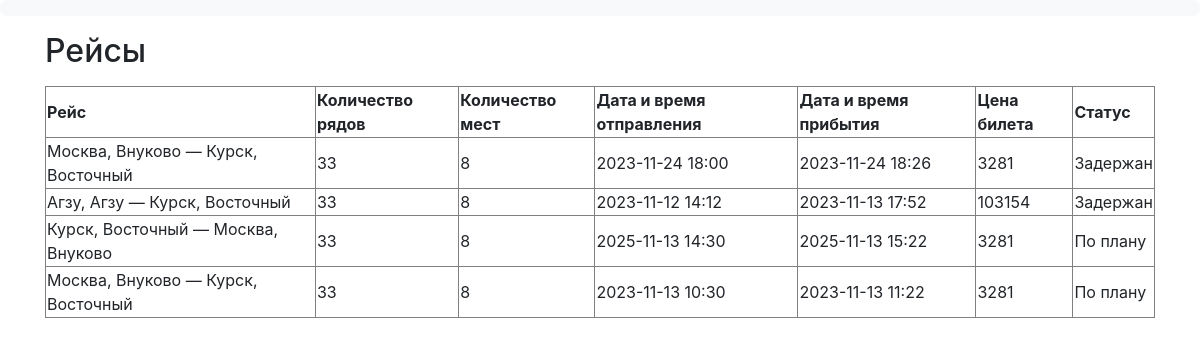
The page /client/flights on the database as committed earlier.
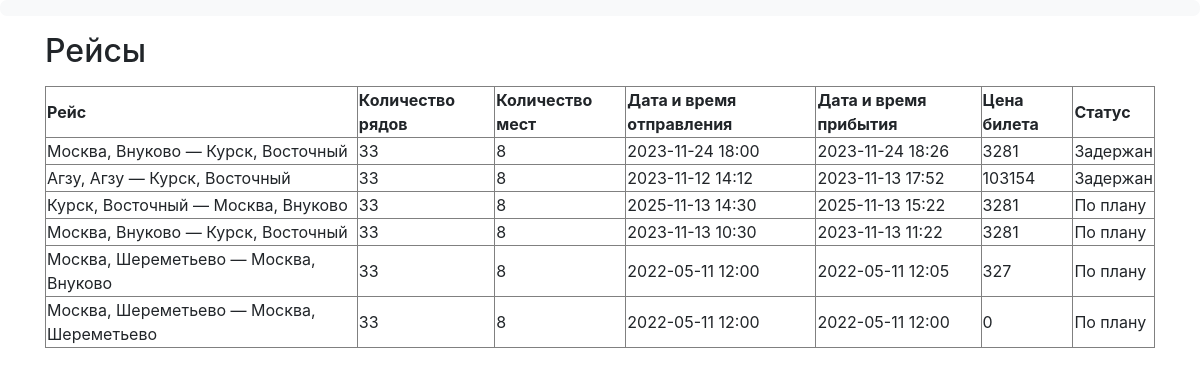
The same page on the database as committed later.
### data/airports.py (models this page shows)
class Airport(SqlAlchemyBase):
    __tablename__ = 'Airports'
    id = sa.Column(sa.Integer, primary_key=True, autoincrement=True, unique=True, nullable=False)
    name = sa.Column(sa.String, nullable=False)
    city = sa.Column(sa.String, nullable=False)

### data/flights.py (models this page shows)
class Flight(SqlAlchemyBase):
    __tablename__ = 'Flights'
    id = sa.Column(sa.Integer, primary_key=True, autoincrement=True, unique=True, nullable=False)
    dept_airport_id = sa.Column(sa.Integer, sa.ForeignKey('Airports.id'), nullable=False)
    dest_airport_id = sa.Column(sa.Integer, sa.ForeignKey('Airports.id'), nullable=False)
    plane_id = sa.Column(sa.Integer, sa.ForeignKey('Planes.id'), nullable=False)
    dept_datetime = sa.Column(sa.DateTime, nullable=False)
    dest_datetime = sa.Column(sa.DateTime, nullable=False)
    price = sa.Column(sa.Integer, nullable=False)
    status_id = sa.Column(sa.Integer, sa.ForeignKey('Statuses.id'), nullable=False)

### data/planes.py (models this page shows)
class Plane(SqlAlchemyBase):
    __tablename__ = 'Planes'
    id = sa.Column(sa.Integer, primary_key=True, autoincrement=True, unique=True, nullable=False)
    name = sa.Column(sa.String, unique=True, nullable=False)
    rows_num = sa.Column(sa.Integer, nullable=False)
    columns_num = sa.Column(sa.Integer, nullable=False)
    flight_cost_per_1000_km = sa.Column(sa.Integer, nullable=False)
    average_speed = sa.Column(sa.Integer, nullable=False)

### data/statuses.py (models this page shows)
class Status(SqlAlchemyBase):
    __tablename__ = 'Statuses'
    id = sa.Column(sa.Integer, primary_key=True, autoincrement=True, unique=True, nullable=False)
    name = sa.Column(sa.String, unique=True, nullable=False)

### main.py (the view)
@app.route('/client/flights')
def client_flights():
    update_flights_status()
    db_sess = db_session.create_session()
    update_flights_status()
    return render_template('client_flights.html',
                           dept_airports=db_sess.query(airports.Airport)
                           .join(flights.Flight, flights.Flight.dept_airport_id == airports.Airport.id),
                           dest_airports=db_sess.query(airports.Airport)
                           .join(flights.Flight, flights.Flight.dest_airport_id == airports.Airport.id),
                           table=db_sess.query(flights.Flight, planes.Plane, statuses.Status).filter(
                               flights.Flight.plane_id == planes.Plane.id,
                               flights.Flight.status_id == statuses.Status.id))

### data/db_session.py (called while the page is built)
def create_session() -> Session:
    global __factory
    return __factory()

### main.py (called while the page is built)
def update_flights_status():
    ZERO_TD = datetime.timedelta(minutes=0)
    BOARDING_TD = datetime.timedelta(minutes=40)
    db_sess = db_session.create_session()
    now = datetime.datetime.now()
    status_query = db_sess.query(statuses.Status)
    for flight, status in db_sess.query(flights.Flight, statuses.Status).filter(
            flights.Flight.status_id == statuses.Status.id).all():
        if status.name in ('Отменён', 'Завершён'):
            continue
        if flight.dest_datetime < now:
            flight.status_id = status_query.filter(statuses.Status.name == 'Завершён').first().id
        elif ZERO_TD < flight.dept_datetime - now < BOARDING_TD:
            flight.status_id = status_query.filter(statuses.Status.name == 'Посадка').first().id
    db_sess.commit()

### templates/client_flights.html
{% extends "base_client.html" %}
{% block content %}
<p><h2>Рейсы</h2><p>
    <table border="">
        <tr>
            <td><b>Рейс</b></td>
            <td><b>Количество рядов</b></td>
            <td><b>Количество мест</b></td>
            <td><b>Дата и время отправления</b></td>
            <td><b>Дата и время прибытия</b></td>
            <td><b>Цена билета</b></td>
            <td><b>Статус</b></td>
        </tr>
        {% for flight, plane, status in table.all() %}
        <tr>
            {% set i = loop.index0 %}
            <td>{{ dept_airports[i].city }}, {{ dept_airports[i].name }} —
                {{ dest_airports[i].city }}, {{ dest_airports[i].name }}</td>
            <td>{{ plane.rows_num }}</td>
            <td>{{ plane.columns_num }}</td>
            <td>{{ ':'.join(flight.dept_datetime.__str__().split(':')[:-1]) }}</td>
            <td>{{ ':'.join(flight.dest_datetime.__str__().split(':')[:-1]) }}</td>
            <td>{{ flight.price }}</td>
            <td>{{ status.name }}</td>
        </tr>
        {% endfor %}
    </table>
{% endblock %}

Rows that differ between the two databases and show on the page:
added Flight: {{ dest_airports[i].city }} "Москва", {{ dest_airports[i].name }} "Внуково", rows_num "33", columns_num "8", dept_datetime "2022-05-11 12:00", dest_datetime "2022-05-11 12:05", price "327", name "По плану"
now on this page (row unchanged): Airport: city "Москва", name "Шереметьево"
added Flight: rows_num "33", columns_num "8", dept_datetime "2022-05-11 12:00", dest_datetime "2022-05-11 12:00", price "0", name "По плану"
